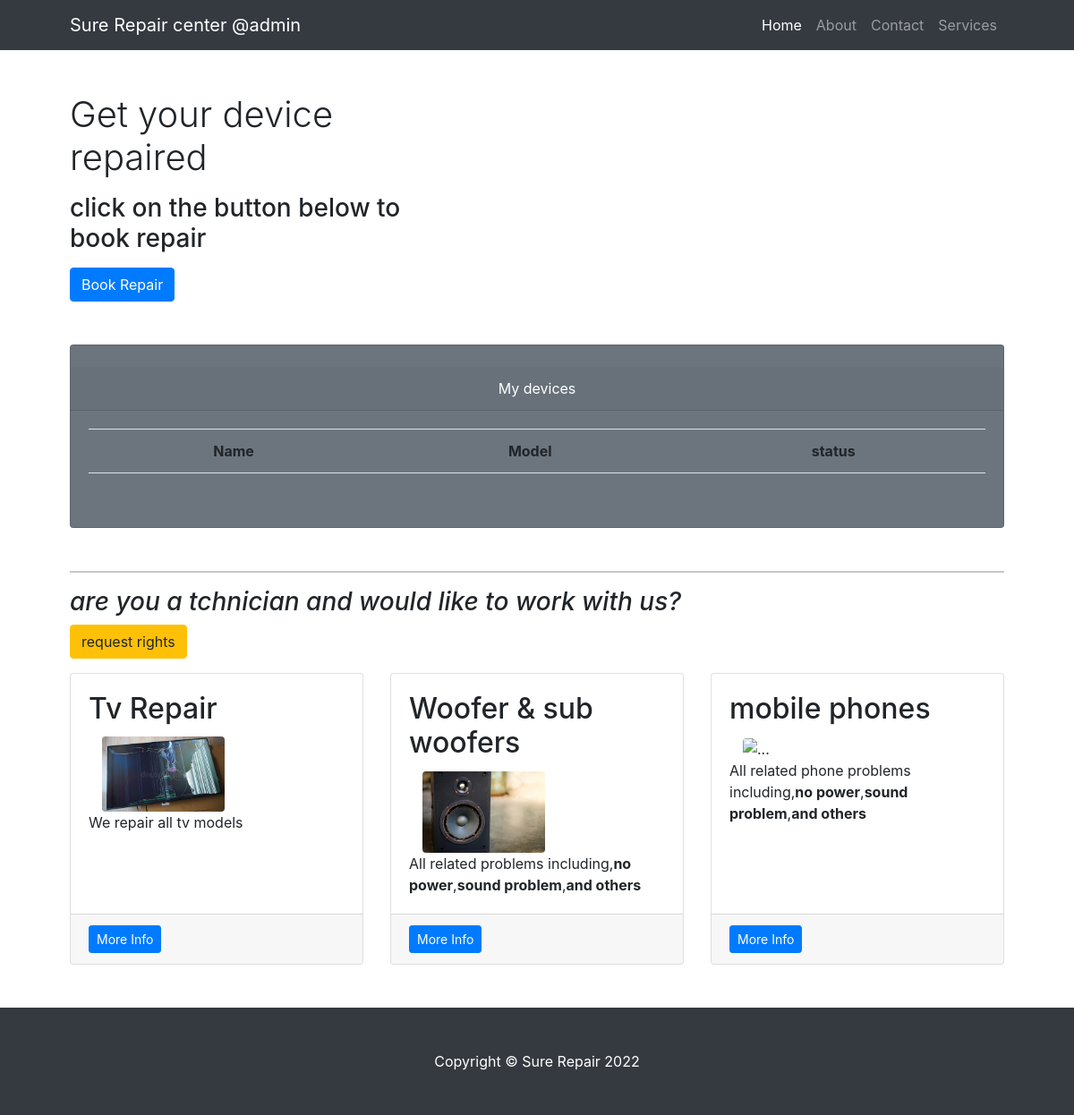
Before: /index (signed in) with the older database file.
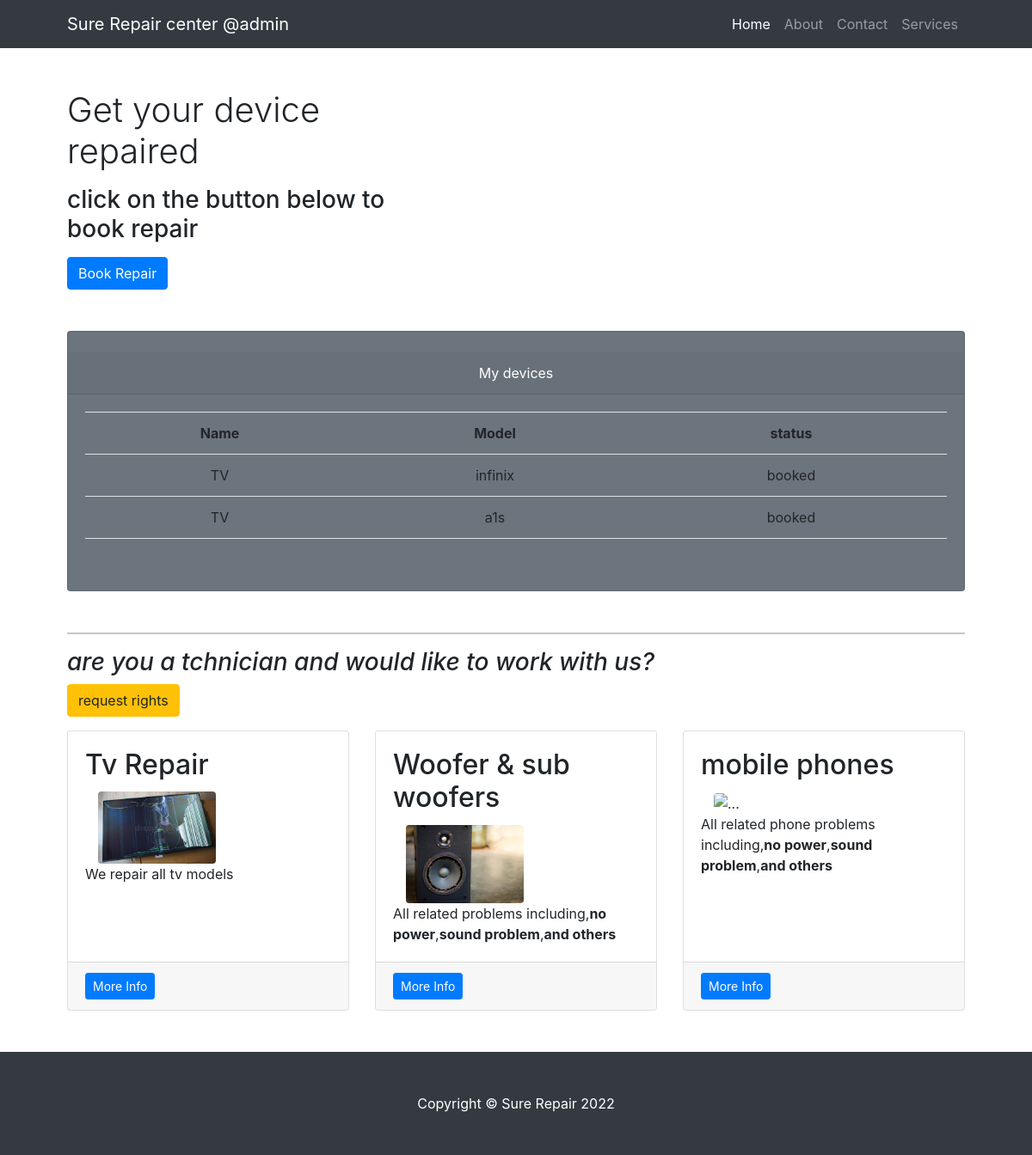
After: the same page with the newer database file.
### app/models.py (models this page shows, shortened)
class User(db.Model,UserMixin):
    id = db.Column(db.Integer, primary_key=True)
    username = db.Column(db.String(64), index=True, unique=True)
    email = db.Column(db.String(120), index=True, unique=True)
    password = db.Column(db.String(128))
    is_admin=db.Column(db.Boolean())
    is_technician=db.Column(db.Boolean())
    type=db.Column(db.String(55),default='normal')
    phone=db.Column(db.Integer)
    devices=db.relationship('Device',backref='user',lazy='dynamic')

class Device(db.Model):
    id=db.Column(db.Integer,primary_key=True)
    name=db.Column(db.String(255))
    model=db.Column(db.String(100))
    fault=db.Column(db.String(255))
    user_id=db.Column(db.Integer,db.ForeignKey('user.id'))
    repair_price=db.Column(db.Integer(),default=1)
    status=db.Column(db.String(100),default='booked')

### app/routes.py (the view)
@app.route('/index',methods=['GET','POST'])
@login_required
def index():
    devices=Device.query.filter_by(user_id=current_user.id)
    return render_template('index.html',devices=devices)

### app/models.py (called while the page is built)
@loginmanager.user_loader
def load_user(id):
    return User.query.get(int(id))

### app/templates/index.html (shortened to what this page needs)
<!DOCTYPE html>
<html lang="en">
    <head>
        <link href="{{url_for('static',filename='css/styles.css')}}" rel="stylesheet" />
        <link rel="stylesheet" href="https://cdn.jsdelivr.net/npm/bootstrap@4.0.0/dist/css/bootstrap.min.css">
    </head>
    <body>
        <nav class="navbar navbar-expand-lg navbar-dark bg-dark">
            <div class="container px-5">
                <a class="navbar-brand" href="#!">Sure Repair center  @{{current_user.username}}</a>
                <div class="collapse navbar-collapse" id="navbarSupportedContent">
                    <ul class="navbar-nav ms-auto mb-2 mb-lg-0">
                        <li class="nav-item"><a class="nav-link active" aria-current="page" href="#!">Home</a></li>
                        <li class="nav-item"><a class="nav-link" href="#!">About</a></li>
                        <li class="nav-item"><a class="nav-link" href="#!">Contact</a></li>
                        <li class="nav-item"><a class="nav-link" href="#!">Services</a></li>
                    </ul>
                </div>
            </div>
        </nav>
        <div class="container px-4 px-lg-5">
            <div class="row gx-4 gx-lg-5 align-items-center my-5">
                <div class="col-lg-5">
                    <h1 class="font-weight-light">Get your device repaired</h1>
                    <p><h3>click on the button below to book repair</h3></p>
                    <a class="btn btn-primary" href="{{url_for('book_repair')}}">Book Repair</a>
                </div>
            </div>
            <div class="card text-white bg-secondary my-5 py-4 text-center">
                <div class="card-header">My devices</div>
                <div class="card-body"><p class="text-white m-0">
                    <table class="table">
                         <tr>
                             <th>Name</th>
                             <th>Model</th>
                             <th>status</th>
                         </tr>
                    {%for device in devices %}
                         <tr>
                             <td>{{device.name}}</td>
                             <td>{{device.model}}</td>
                             <td>{{device.status}}</td>
                         </tr>
                    {%endfor%}
                </table>
                </p></div>
            </div>
            <hr>
            <p><h3><i>are you a tchnician and would like to work with us?</i></h3>
             <a href="" class="btn btn-warning">request rights</a>
            </p>
            <div class="row gx-4 gx-lg-5">
                <div class="col-md-4 mb-5">
                    <div class="card h-100">
                        <div class="card-body">
                            <h2 class="card-title">Tv Repair</h2>
                                     <div class="col-lg-7"><img class="img-fluid rounded mb-4 mb-lg-0" src="{{url_for('static',filename='tv.jpg')}}" alt="..." /></div>
                            <p class="card-text">We repair all tv models</p>
                        </div>
                        <div class="card-footer"><a class="btn btn-primary btn-sm" href="#!">More Info</a></div>
                    </div>
                </div>
                <div class="col-md-4 mb-5">
                    <div class="card h-100">
                        <div class="card-body">
                            <h2 class="card-title">Woofer & sub woofers</h2>
                            <div class="col-lg-7"><img class="img-fluid rounded mb-4 mb-lg-0" src="{{url_for('static',filename='radio.jpg')}}" alt="..." /></div>
                            <p class="card-text">All related problems including,<strong>no power</strong>,<strong>sound problem</strong>,<strong>and others</strong></p>
                        </div>
                        <div class="card-footer"><a class="btn btn-primary btn-sm" href="#!">More Info</a></div>
                    </div>
                </div>
                <div class="col-md-4 mb-5">
                    <div class="card h-100">
                        <div class="card-body">
                            <h2 class="card-title">mobile phones</h2>
                            <div class="col-lg-7"><img class="img-fluid rounded mb-4 mb-lg-0" src="{{url_for('static',filename='phone.jpg')}}" alt="..." /></div>
                            <p class="card-text">All related phone problems including,<strong>no power</strong>,<strong>sound problem</strong>,<strong>and others</strong></p>
                        </div>
                        <div class="card-footer"><a class="btn btn-primary btn-sm" href="#!">More Info</a></div>
                    </div>
                </div>
            </div>
        </div>
        <footer class="py-5 bg-dark">
            <div class="container px-4 px-lg-5"><p class="m-0 text-center text-white">Copyright &copy; Sure Repair 2022</p></div>
        </footer>
    </body>
</html>

Changed rows visible on the page:
added Device: name "TV", model "infinix", status "booked"
added Device: name "TV", model "a1s", status "booked"
